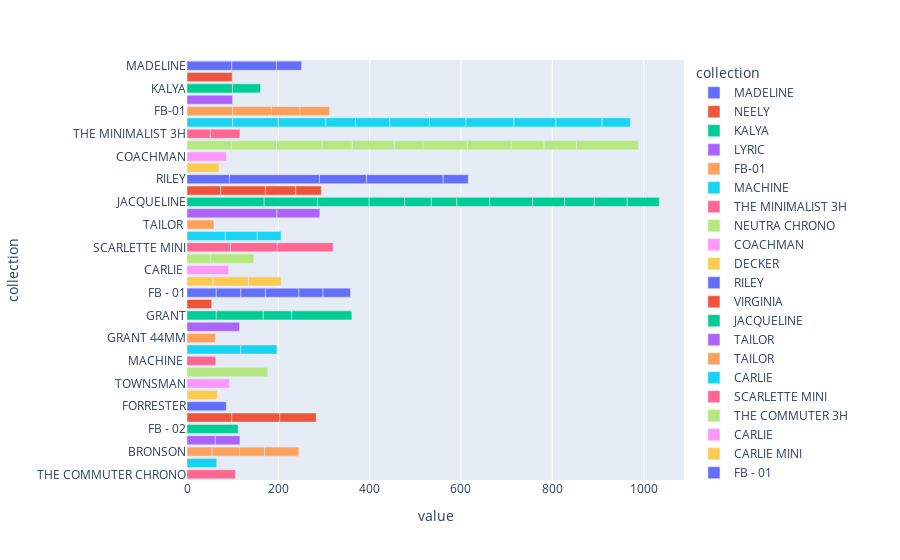

The notebook cell this image was saved under:
### Code cell
px.bar(df_watch_chart[ df_watch_chart['2020'] > 50 ].dropna(subset='collection'), y='collection',x=['2020'],color='collection',orientation='h',height=700)

### Figure 1 — Plotly figure (JSON) as saved in the notebook; plotly's stock layout.template omitted (floating-point values rounded to 4 significant figures)
{"data": [{"alignmentgroup": "True", "hovertemplate": "collection=%{y}<br>value=%{x}<extra></extra>", "legendgroup": "MADELINE", "marker": {"color": "#636efa", "pattern": {"shape": ""}}, "name": "MADELINE", "offsetgroup": "MADELINE", "orientation": "h", "showlegend": true, "textposition": "auto", "type": "bar", "x": [98, 98, 55], "xaxis": "x", "y": ["MADELINE", "MADELINE", "MADELINE"], "yaxis": "y"}, {"alignmentgroup": "True", "hovertemplate": "collection=%{y}<br>value=%{x}<extra></extra>", "legendgroup": "NEELY", "marker": {"color": "#EF553B", "pattern": {"shape": ""}}, "name": "NEELY", "offsetgroup": "NEELY", "orientation": "h", "showlegend": true, "textposition": "auto", "type": "bar", "x": [99], "xaxis": "x", "y": ["NEELY"], "yaxis": "y"}, {"alignmentgroup": "True", "hovertemplate": "collection=%{y}<br>value=%{x}<extra></extra>", "legendgroup": "KALYA", "marker": {"color": "#00cc96", "pattern": {"shape": ""}}, "name": "KALYA", "offsetgroup": "KALYA", "orientation": "h", "showlegend": true, "textposition": "auto", "type": "bar", "x": [100, 61], "xaxis": "x", "y": ["KALYA", "KALYA"], "yaxis": "y"}, {"alignmentgroup": "True", "hovertemplate": "collection=%{y}<br>value=%{x}<extra></extra>", "legendgroup": "LYRIC", "marker": {"color": "#ab63fa", "pattern": {"shape": ""}}, "name": "LYRIC", "offsetgroup": "LYRIC", "orientation": "h", "showlegend": true, "textposition": "auto", "type": "bar", "x": [100], "xaxis": "x", "y": ["LYRIC"], "yaxis": "y"}, {"alignmentgroup": "True", "hovertemplate": "collection=%{y}<br>value=%{x}<extra></extra>", "legendgroup": "FB-01", "marker": {"color": "#FFA15A", "pattern": {"shape": ""}}, "name": "FB-01", "offsetgroup": "FB-01", "orientation": "h", "showlegend": true, "textposition": "auto", "type": "bar", "x": [100, 85, 62, 65], "xaxis": "x", "y": ["FB-01", "FB-01", "FB-01", "FB-01"], "yaxis": "y"}, {"alignmentgroup": "True", "hovertemplate": "collection=%{y}<br>value=%{x}<extra></extra>", "legendgroup": "MACHINE", "marker": {"color": "#19d3f3", "pattern": {"shape": ""}}, "name": "MACHINE", "offsetgroup": "MACHINE", "orientation": "h", "showlegend": true, "textposition": "auto", "type": "bar", "x": [100, 100, 104, 65, 75, 87, 80, 105, 92, 101, 62], "xaxis": "x", "y": ["MACHINE", "MACHINE", "MACHINE", "MACHINE", "MACHINE", "MACHINE", "MACHINE", "MACHINE", "MACHINE", "MACHINE", "MACHINE"], "yaxis": "y"}, {"alignmentgroup": "True", "hovertemplate": "collection=%{y}<br>value=%{x}<extra></extra>", "legendgroup": "THE MINIMALIST 3H", "marker": {"color": "#FF6692", "pattern": {"shape": ""}}, "name": "THE MINIMALIST 3H", "offsetgroup": "THE MINIMALIST 3H", "orientation": "h", "showlegend": true, "textposition": "auto", "type": "bar", "x": [51, 65], "xaxis": "x", "y": ["THE MINIMALIST 3H", "THE MINIMALIST 3H"], "yaxis": "y"}, {"alignmentgroup": "True", "hovertemplate": "collection=%{y}<br>value=%{x}<extra></extra>", "legendgroup": "NEUTRA CHRONO", "marker": {"color": "#B6E880", "pattern": {"shape": ""}}, "name": "NEUTRA CHRONO", "offsetgroup": "NEUTRA CHRONO", "orientation": "h", "showlegend": true, "textposition": "auto", "type": "bar", "x": [97, 99, 100, 66, 92, 63, 97, 96, 72, 71, 136], "xaxis": "x", "y": ["NEUTRA CHRONO", "NEUTRA CHRONO", "NEUTRA CHRONO", "NEUTRA CHRONO", "NEUTRA CHRONO", "NEUTRA CHRONO", "NEUTRA CHRONO", "NEUTRA CHRONO", "NEUTRA CHRONO", "NEUTRA CHRONO", "NEUTRA CHRONO"], "yaxis": "y"}, {"alignmentgroup": "True", "hovertemplate": "collection=%{y}<br>value=%{x}<extra></extra>", "legendgroup": "COACHMAN", "marker": {"color": "#FF97FF", "pattern": {"shape": ""}}, "name": "COACHMAN", "offsetgroup": "COACHMAN", "orientation": "h", "showlegend": true, "textposition": "auto", "type": "bar", "x": [86], "xaxis": "x", "y": ["COACHMAN"], "yaxis": "y"}, {"alignmentgroup": "True", "hovertemplate": "collection=%{y}<br>value=%{x}<extra></extra>", "legendgroup": "DECKER", "marker": {"color": "#FECB52", "pattern": {"shape": ""}}, "name": "DECKER", "offsetgroup": "DECKER", "orientation": "h", "showlegend": true, "textposition": "auto", "type": "bar", "x": [70], "xaxis": "x", "y": ["DECKER"], "yaxis": "y"}, {"alignmentgroup": "True", "hovertemplate": "collection=%{y}<br>value=%{x}<extra></extra>", "legendgroup": "RILEY", "marker": {"color": "#636efa", "pattern": {"shape": ""}}, "name": "RILEY", "offsetgroup": "RILEY", "orientation": "h", "showlegend": true, "textposition": "auto", "type": "bar", "x": [93, 197, 103, 168, 55], "xaxis": "x", "y": ["RILEY", "RILEY", "RILEY", "RILEY", "RILEY"], "yaxis": "y"}, {"alignmentgroup": "True", "hovertemplate": "collection=%{y}<br>value=%{x}<extra></extra>", "legendgroup": "VIRGINIA", "marker": {"color": "#EF553B", "pattern": {"shape": ""}}, "name": "VIRGINIA", "offsetgroup": "VIRGINIA", "orientation": "h", "showlegend": true, "textposition": "auto", "type": "bar", "x": [74, 98, 66, 56], "xaxis": "x", "y": ["VIRGINIA", "VIRGINIA", "VIRGINIA", "VIRGINIA"], "yaxis": "y"}, {"alignmentgroup": "True", "hovertemplate": "collection=%{y}<br>value=%{x}<extra></extra>", "legendgroup": "JACQUELINE", "marker": {"color": "#00cc96", "pattern": {"shape": ""}}, "name": "JACQUELINE", "offsetgroup": "JACQUELINE", "orientation": "h", "showlegend": true, "textposition": "auto", "type": "bar", "x": [169, 117, 113, 78, 58, 56, 72, 94, 70, 65, 72, 70], "xaxis": "x", "y": ["JACQUELINE", "JACQUELINE", "JACQUELINE", "JACQUELINE", "JACQUELINE", "JACQUELINE", "JACQUELINE", "JACQUELINE", "JACQUELINE", "JACQUELINE", "JACQUELINE", "JACQUELINE"], "yaxis": "y"}, {"alignmentgroup": "True", "hovertemplate": "collection=%{y}<br>value=%{x}<extra></extra>", "legendgroup": "TAILOR", "marker": {"color": "#ab63fa", "pattern": {"shape": ""}}, "name": "TAILOR", "offsetgroup": "TAILOR", "orientation": "h", "showlegend": true, "textposition": "auto", "type": "bar", "x": [197, 94], "xaxis": "x", "y": ["TAILOR", "TAILOR"], "yaxis": "y"}, {"alignmentgroup": "True", "hovertemplate": "collection=%{y}<br>value=%{x}<extra></extra>", "legendgroup": "TAILOR ", "marker": {"color": "#FFA15A", "pattern": {"shape": ""}}, "name": "TAILOR ", "offsetgroup": "TAILOR ", "orientation": "h", "showlegend": true, "textposition": "auto", "type": "bar", "x": [59], "xaxis": "x", "y": ["TAILOR "], "yaxis": "y"}, {"alignmentgroup": "True", "hovertemplate": "collection=%{y}<br>value=%{x}<extra></extra>", "legendgroup": "CARLIE", "marker": {"color": "#19d3f3", "pattern": {"shape": ""}}, "name": "CARLIE", "offsetgroup": "CARLIE", "orientation": "h", "showlegend": true, "textposition": "auto", "type": "bar", "x": [84, 70, 52], "xaxis": "x", "y": ["CARLIE", "CARLIE", "CARLIE"], "yaxis": "y"}, {"alignmentgroup": "True", "hovertemplate": "collection=%{y}<br>value=%{x}<extra></extra>", "legendgroup": "SCARLETTE MINI", "marker": {"color": "#FF6692", "pattern": {"shape": ""}}, "name": "SCARLETTE MINI", "offsetgroup": "SCARLETTE MINI", "orientation": "h", "showlegend": true, "textposition": "auto", "type": "bar", "x": [95, 103, 122], "xaxis": "x", "y": ["SCARLETTE MINI", "SCARLETTE MINI", "SCARLETTE MINI"], "yaxis": "y"}, {"alignmentgroup": "True", "hovertemplate": "collection=%{y}<br>value=%{x}<extra></extra>", "legendgroup": "THE COMMUTER 3H", "marker": {"color": "#B6E880", "pattern": {"shape": ""}}, "name": "THE COMMUTER 3H", "offsetgroup": "THE COMMUTER 3H", "orientation": "h", "showlegend": true, "textposition": "auto", "type": "bar", "x": [51, 95], "xaxis": "x", "y": ["THE COMMUTER 3H", "THE COMMUTER 3H"], "yaxis": "y"}, {"alignmentgroup": "True", "hovertemplate": "collection=%{y}<br>value=%{x}<extra></extra>", "legendgroup": "CARLIE ", "marker": {"color": "#FF97FF", "pattern": {"shape": ""}}, "name": "CARLIE ", "offsetgroup": "CARLIE ", "orientation": "h", "showlegend": true, "textposition": "auto", "type": "bar", "x": [91], "xaxis": "x", "y": ["CARLIE "], "yaxis": "y"}, {"alignmentgroup": "True", "hovertemplate": "collection=%{y}<br>value=%{x}<extra></extra>", "legendgroup": "CARLIE MINI", "marker": {"color": "#FECB52", "pattern": {"shape": ""}}, "name": "CARLIE MINI", "offsetgroup": "CARLIE MINI", "orientation": "h", "showlegend": true, "textposition": "auto", "type": "bar", "x": [57, 78, 71], "xaxis": "x", "y": ["CARLIE MINI", "CARLIE MINI", "CARLIE MINI"], "yaxis": "y"}, {"alignmentgroup": "True", "hovertemplate": "collection=%{y}<br>value=%{x}<extra></extra>", "legendgroup": "FB - 01", "marker": {"color": "#636efa", "pattern": {"shape": ""}}, "name": "FB - 01", "offsetgroup": "FB - 01", "orientation": "h", "showlegend": true, "textposition": "auto", "type": "bar", "x": [64, 54, 54, 73, 53, 60], "xaxis": "x", "y": ["FB - 01", "FB - 01", "FB - 01", "FB - 01", "FB - 01", "FB - 01"], "yaxis": "y"}, {"alignmentgroup": "True", "hovertemplate": "collection=%{y}<br>value=%{x}<extra></extra>", "legendgroup": "GWEN", "marker": {"color": "#EF553B", "pattern": {"shape": ""}}, "name": "GWEN", "offsetgroup": "GWEN", "orientation": "h", "showlegend": true, "textposition": "auto", "type": "bar", "x": [54], "xaxis": "x", "y": ["GWEN"], "yaxis": "y"}, {"alignmentgroup": "True", "hovertemplate": "collection=%{y}<br>value=%{x}<extra></extra>", "legendgroup": "GRANT", "marker": {"color": "#00cc96", "pattern": {"shape": ""}}, "name": "GRANT", "offsetgroup": "GRANT", "orientation": "h", "showlegend": true, "textposition": "auto", "type": "bar", "x": [64, 103, 62, 132], "xaxis": "x", "y": ["GRANT", "GRANT", "GRANT", "GRANT"], "yaxis": "y"}, {"alignmentgroup": "True", "hovertemplate": "collection=%{y}<br>value=%{x}<extra></extra>", "legendgroup": "DEAN", "marker": {"color": "#ab63fa", "pattern": {"shape": ""}}, "name": "DEAN", "offsetgroup": "DEAN", "orientation": "h", "showlegend": true, "textposition": "auto", "type": "bar", "x": [115], "xaxis": "x", "y": ["DEAN"], "yaxis": "y"}, {"alignmentgroup": "True", "hovertemplate": "collection=%{y}<br>value=%{x}<extra></extra>", "legendgroup": " GRANT 44MM", "marker": {"color": "#FFA15A", "pattern": {"shape": ""}}, "name": " GRANT 44MM", "offsetgroup": " GRANT 44MM", "orientation": "h", "showlegend": true, "textposition": "auto", "type": "bar", "x": [62], "xaxis": "x", "y": [" GRANT 44MM"], "yaxis": "y"}, {"alignmentgroup": "True", "hovertemplate": "collection=%{y}<br>value=%{x}<extra></extra>", "legendgroup": "THE MINIMALIST", "marker": {"color": "#19d3f3", "pattern": {"shape": ""}}, "name": "THE MINIMALIST", "offsetgroup": "THE MINIMALIST", "orientation": "h", "showlegend": true, "textposition": "auto", "type": "bar", "x": [118, 79], "xaxis": "x", "y": ["THE MINIMALIST", "THE MINIMALIST"], "yaxis": "y"}, {"alignmentgroup": "True", "hovertemplate": "collection=%{y}<br>value=%{x}<extra></extra>", "legendgroup": "MACHINE ", "marker": {"color": "#FF6692", "pattern": {"shape": ""}}, "name": "MACHINE ", "offsetgroup": "MACHINE ", "orientation": "h", "showlegend": true, "textposition": "auto", "type": "bar", "x": [63], "xaxis": "x", "y": ["MACHINE "], "yaxis": "y"}, {"alignmentgroup": "True", "hovertemplate": "collection=%{y}<br>value=%{x}<extra></extra>", "legendgroup": "THE COMMUTER", "marker": {"color": "#B6E880", "pattern": {"shape": ""}}, "name": "THE COMMUTER", "offsetgroup": "THE COMMUTER", "orientation": "h", "showlegend": true, "textposition": "auto", "type": "bar", "x": [177], "xaxis": "x", "y": ["THE COMMUTER"], "yaxis": "y"}, {"alignmentgroup": "True", "hovertemplate": "collection=%{y}<br>value=%{x}<extra></extra>", "legendgroup": "TOWNSMAN", "marker": {"color": "#FF97FF", "pattern": {"shape": ""}}, "name": "TOWNSMAN", "offsetgroup": "TOWNSMAN", "orientation": "h", "showlegend": true, "textposition": "auto", "type": "bar", "x": [93], "xaxis": "x", "y": ["TOWNSMAN"], "yaxis": "y"}, {"alignmentgroup": "True", "hovertemplate": "collection=%{y}<br>value=%{x}<extra></extra>", "legendgroup": "NEUTRA CHRONO  ", "marker": {"color": "#FECB52", "pattern": {"shape": ""}}, "name": "NEUTRA CHRONO  ", "offsetgroup": "NEUTRA CHRONO  ", "orientation": "h", "showlegend": true, "textposition": "auto", "type": "bar", "x": [66], "xaxis": "x", "y": ["NEUTRA CHRONO  "], "yaxis": "y"}, {"alignmentgroup": "True", "hovertemplate": "collection=%{y}<br>value=%{x}<extra></extra>", "legendgroup": "FORRESTER", "marker": {"color": "#636efa", "pattern": {"shape": ""}}, "name": "FORRESTER", "offsetgroup": "FORRESTER", "orientation": "h", "showlegend": true, "textposition": "auto", "type": "bar", "x": [86], "xaxis": "x", "y": ["FORRESTER"], "yaxis": "y"}, {"alignmentgroup": "True", "hovertemplate": "collection=%{y}<br>value=%{x}<extra></extra>", "legendgroup": "GARRETT", "marker": {"color": "#EF553B", "pattern": {"shape": ""}}, "name": "GARRETT", "offsetgroup": "GARRETT", "orientation": "h", "showlegend": true, "textposition": "auto", "type": "bar", "x": [98, 105, 80], "xaxis": "x", "y": ["GARRETT", "GARRETT", "GARRETT"], "yaxis": "y"}, {"alignmentgroup": "True", "hovertemplate": "collection=%{y}<br>value=%{x}<extra></extra>", "legendgroup": "FB - 02", "marker": {"color": "#00cc96", "pattern": {"shape": ""}}, "name": "FB - 02", "offsetgroup": "FB - 02", "orientation": "h", "showlegend": true, "textposition": "auto", "type": "bar", "x": [112], "xaxis": "x", "y": ["FB - 02"], "yaxis": "y"}, {"alignmentgroup": "True", "hovertemplate": "collection=%{y}<br>value=%{x}<extra></extra>", "legendgroup": "MONTY", "marker": {"color": "#ab63fa", "pattern": {"shape": ""}}, "name": "MONTY", "offsetgroup": "MONTY", "orientation": "h", "showlegend": true, "textposition": "auto", "type": "bar", "x": [62, 54], "xaxis": "x", "y": ["MONTY", "MONTY"], "yaxis": "y"}, {"alignmentgroup": "True", "hovertemplate": "collection=%{y}<br>value=%{x}<extra></extra>", "legendgroup": "BRONSON", "marker": {"color": "#FFA15A", "pattern": {"shape": ""}}, "name": "BRONSON", "offsetgroup": "BRONSON", "orientation": "h", "showlegend": true, "textposition": "auto", "type": "bar", "x": [55, 60, 55, 75], "xaxis": "x", "y": ["BRONSON", "BRONSON", "BRONSON", "BRONSON"], "yaxis": "y"}, {"alignmentgroup": "True", "hovertemplate": "collection=%{y}<br>value=%{x}<extra></extra>", "legendgroup": "MEGA", "marker": {"color": "#19d3f3", "pattern": {"shape": ""}}, "name": "MEGA", "offsetgroup": "MEGA", "orientation": "h", "showlegend": true, "textposition": "auto", "type": "bar", "x": [65], "xaxis": "x", "y": ["MEGA"], "yaxis": "y"}, {"alignmentgroup": "True", "hovertemplate": "collection=%{y}<br>value=%{x}<extra></extra>", "legendgroup": "THE COMMUTER CHRONO", "marker": {"color": "#FF6692", "pattern": {"shape": ""}}, "name": "THE COMMUTER CHRONO", "offsetgroup": "THE COMMUTER CHRONO", "orientation": "h", "showlegend": true, "textposition": "auto", "type": "bar", "x": [106], "xaxis": "x", "y": ["THE COMMUTER CHRONO"], "yaxis": "y"}], "layout": {"autosize": true, "barmode": "relative", "legend": {"title": {"text": "collection"}, "tracegroupgap": 0}, "margin": {"t": 60}, "xaxis": {"anchor": "y", "autorange": true, "domain": [0, 1], "range": [0, 1088.0], "title": {"text": "value"}, "type": "linear"}, "yaxis": {"anchor": "x", "autorange": true, "categoryarray": ["THE COMMUTER CHRONO", "MEGA", "BRONSON", "MONTY", "FB - 02", "GARRETT", "FORRESTER", "NEUTRA CHRONO  ", "TOWNSMAN", "THE COMMUTER", "MACHINE ", "THE MINIMALIST", " GRANT 44MM", "DEAN", "GRANT", "GWEN", "FB - 01", "CARLIE MINI", "CARLIE ", "THE COMMUTER 3H", "SCARLETTE MINI", "CARLIE", "TAILOR ", "TAILOR", "JACQUELINE", "VIRGINIA", "RILEY", "DECKER", "COACHMAN", "NEUTRA CHRONO", "THE MINIMALIST 3H", "MACHINE", "FB-01", "LYRIC", "KALYA", "NEELY", "MADELINE"], "categoryorder": "array", "domain": [0, 1], "range": [-0.5, 36.5], "title": {"text": "collection"}, "type": "category"}}}
